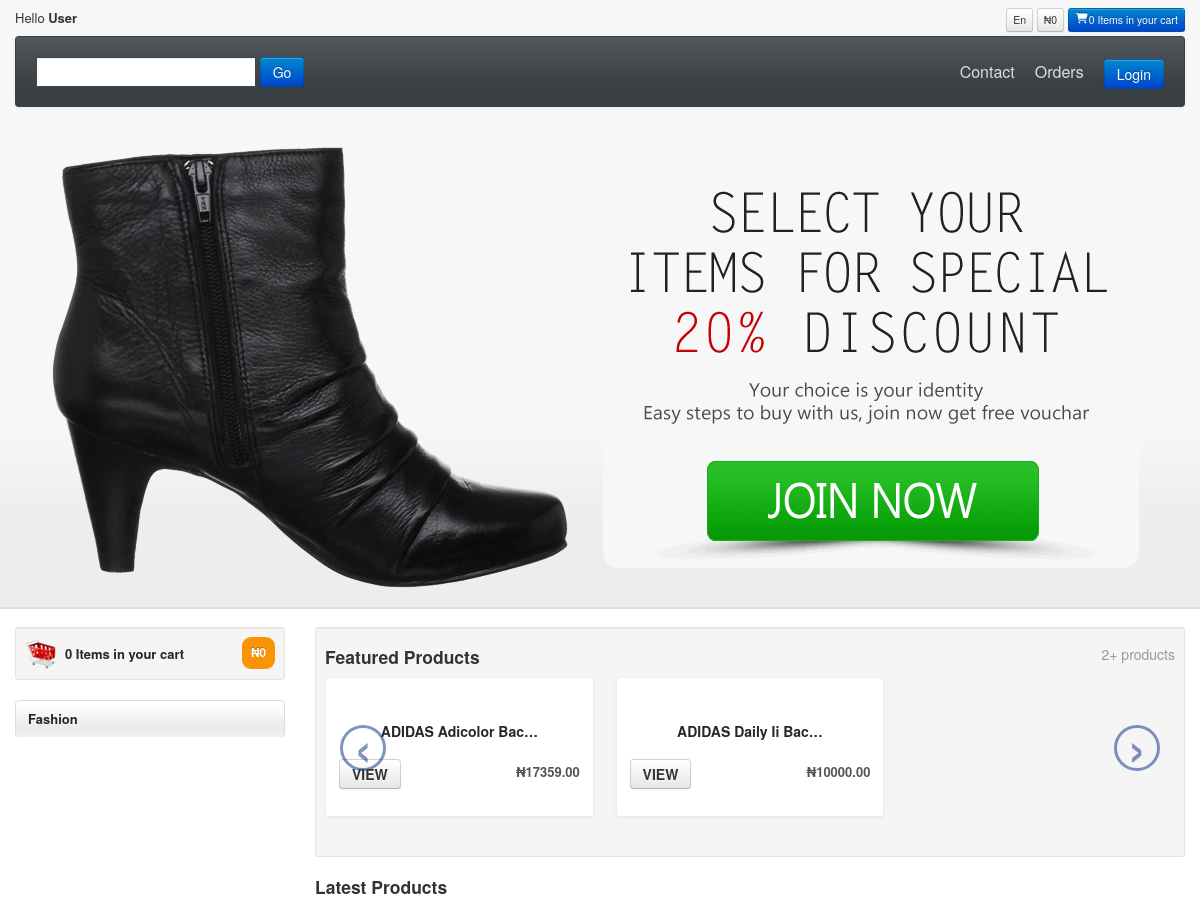
Page /fashion/ (upper part) on the earlier database version.
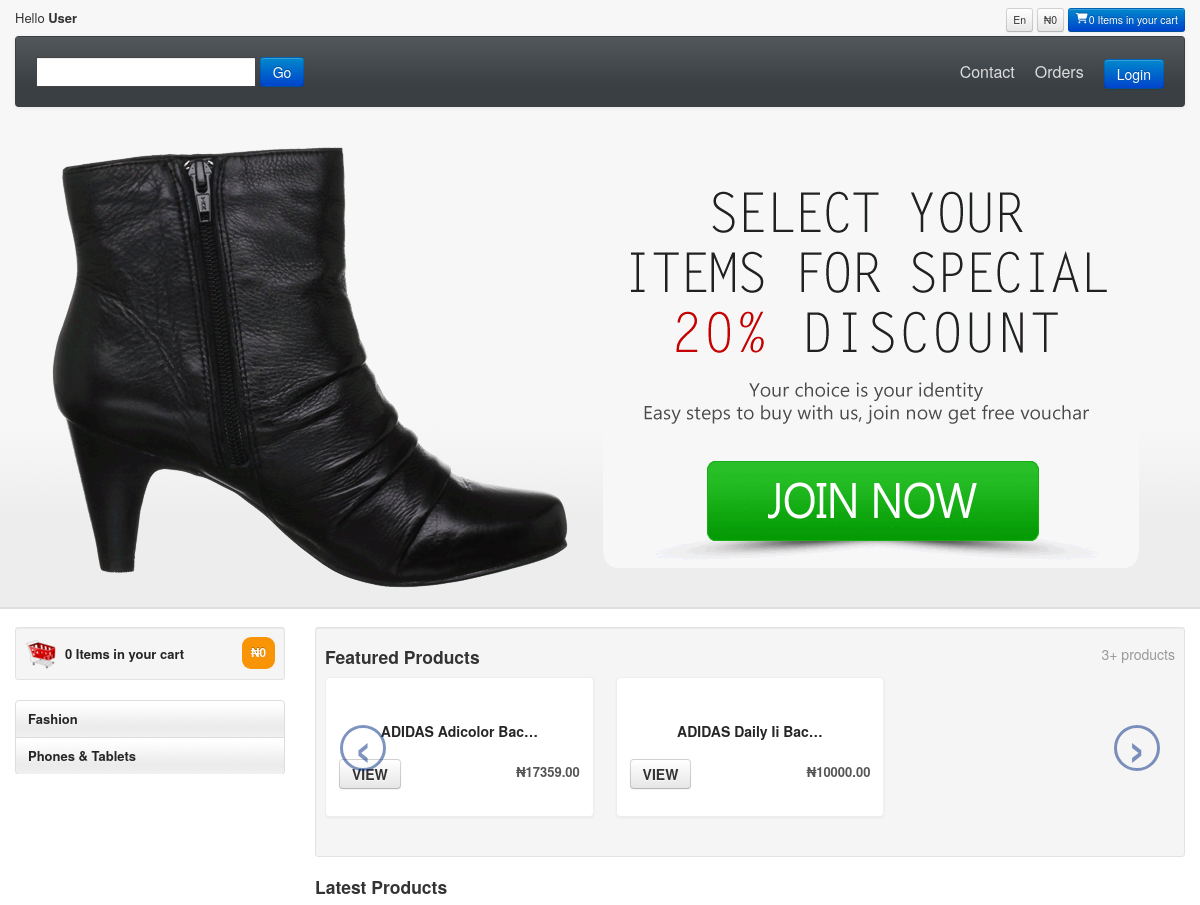
Same page on the later database version.
### shop/models.py (models this page shows, shortened)
class Category(models.Model):
    name = models.CharField(max_length=200)
    slug = models.SlugField(max_length=200,
                            unique=True)
    class Meta:
        ordering = ['name']
        indexes = [
            models.Index(fields=['name']),
        ]
        verbose_name = 'category'
        verbose_name_plural = 'categories'
    def get_absolute_url(self):
        return reverse('shop:product_list_by_category',
                       args=[self.slug])

class Product(models.Model):
    category = models.ForeignKey(Category,
                                 related_name='products',
                                 on_delete=models.CASCADE)
    subcategory = models.ForeignKey(SubCategory, on_delete=models.CASCADE, blank=True, null=True)
    supersubcategory = models.ForeignKey(SuperSubCategory, on_delete=models.CASCADE, blank=True, null=True)
    brand = models.CharField(max_length=150)
    name = models.CharField(max_length=200)
    slug = models.SlugField(max_length=200)
    image = models.ImageField(upload_to='products/%Y/%m/%d',
                              blank=True)
    other_images = models.ManyToManyField(MyProductImages)
    description = models.TextField(blank=True)
    specifications = RichTextField(blank=True, null=True)
    price = models.DecimalField(max_digits=10,
                                decimal_places=2)
    available = models.BooleanField(default=True)
    bestseller = models.BooleanField(default=False)
    created = models.DateTimeField(auto_now_add=True)
    updated = models.DateTimeField(auto_now=True)
    class Meta:
        ordering = ['name']
        indexes = [
            models.Index(fields=['id', 'slug']),
            models.Index(fields=['name']),
            models.Index(fields=['-created']),
        ]
    def get_absolute_url(self):
        return reverse('shop:product_detail',   # You changed this from shop:product_detail to shop:product_detail_2
                       args=[self.id, self.slug])

### shop/views.py (the view)
# urls.py: path('', views.product_list, name='product_list'),
def product_list(request, category_slug=None):
    category = None
    categories = Category.objects.all()
    products = Product.objects.filter(available=True)
    total = len(products)
    if category_slug:
        category = get_object_or_404(Category, slug=category_slug)
        products = products.filter(category=category)
    return render(request,
                  'shop/store/home.html',
                  {'category': category,
                   'categories': categories,
                   'products': products,
                   'total': total})

### cart/cart.py (called while the page is built)
    def __len__(self):
        return sum(item['quantity'] for item in self.cart.values())

    def get_total_price(self):
        return sum(Decimal(item['price']) * item['quantity'] for item in self.cart.values())

### cart/context_processors.py (called while the page is built)
def cart(request):
    return {'cart': Cart(request)}

### shop/templates/shop/store/home.html (shortened to what this page needs)
{% load static %}
<!DOCTYPE html>
<html lang="en">
  <head>
    <link id="callCss" rel="stylesheet" href="{% static 'shop/new/themes/bootshop/bootstrap.min.css' %}" media="screen"/>
    <link href="{% static 'shop/new/themes/css/base.css' %}" rel="stylesheet" media="screen"/>
	<link href="{% static 'shop/new/themes/css/bootstrap-responsive.min.css' %}" rel="stylesheet"/>
	<link href="{% static 'shop/new/themes/css/font-awesome.css' %}" rel="stylesheet" type="text/css">
	<link href="{% static 'shop/new/themes/js/google-code-prettify/prettify.css' %}" rel="stylesheet"/>
  </head>
<body>
<div id="header">
<div class="container">
<div id="welcomeLine" class="row">
	{% if user.is_authenticated %}
	<div class="span6">Hello <strong>{{ user.username.title }}</strong></div>
	{% else %}
	<div class="span6">Hello <strong>User</strong></div>
	{% endif %}
	<div class="span6">
	<div class="pull-right">
		<span class="btn btn-mini">En</span>
		<span class="btn btn-mini"><span>&#8358;</span>{{ cart.get_total_price }}</span>
		{% with total_items=cart|length %}
          {% if total_items > 0 %}
            <!-- <a href="{% url 'cart:cart_detail' %}">
              {{ total_items }} item{{ total_items|pluralize }},
              <span>&#8358;</span>{{ cart.get_total_price }}
            </a> -->
			<a href="{% url 'cart:cart_detail_2' %}"><span class="btn btn-mini btn-primary"><i class="icon-shopping-cart icon-white"></i>{{ total_items }} Item(s) in your cart </span> </a>
          {% elif not order %}
			<a href="product_summary.html"><span class="btn btn-mini btn-primary"><i class="icon-shopping-cart icon-white"></i>0 Items in your cart </span> </a>
          {% endif %}
        {% endwith %}
	</div>
	</div>
</div>
<div id="logoArea" class="navbar">
  <div class="navbar-inner">
		<form  class="form-inline navbar-search" method="get" action="{% url 'shop:search_results' %}" >
		<input name="q" class="srchTxt" type="text" />
		  <button type="submit" id="submitButton" class="btn btn-primary">Go</button>
    </form>
    <ul id="topMenu" class="nav pull-right">
	 <li class=""><a href="{% url 'shop:contact' %}">Contact</a></li>
	 <li><a href="{% url 'orders:order-history' %}">Orders</a></li>
	 <li class="">
		{% if user.is_authenticated %}
		<a href="{% url 'logout' %}" role="button" data-toggle="modal" style="padding-right:0"><span class="btn btn-md btn-primary">Logout</span></a>
	 {% else %}
	 <a href="{% url 'login' %}" role="button" data-toggle="modal" style="padding-right:0"><span class="btn btn-md btn-primary">Login</span></a>
	 {% endif %}
	</li>
    </ul>
  </div>
</div>
</div>
</div>
<div id="carouselBlk">
	<div id="myCarousel" class="carousel slide">
		<div class="carousel-inner">
		  <div class="item active">
		  <div class="container">
			<a href="register.html"><img style="width:100%" src="{% static 'shop/new/themes/images/carousel/1.png' %}" alt="special offers"/></a>
		  </div>
		  </div>
		</div>
	  </div>
</div>
<div id="mainBody">
	<div class="container">
	<div class="row">
	<div id="sidebar" class="span3">
		{% with total_items=cart|length %}
          {% if total_items > 0 %}
            <!-- <a href="{% url 'cart:cart_detail' %}">
              {{ total_items }} item{{ total_items|pluralize }},
              <span>&#8358;</span>{{ cart.get_total_price }}
            </a> -->
			<div class="well well-small"><a id="myCart" href="{% url 'cart:cart_detail_2' %}"><img src="{% static 'shop/new/themes/images/ico-cart.png' %}" alt="cart">{{ total_items }} Items in your cart  <span class="badge badge-warning pull-right"></a></div>
          {% elif not order %}
			<div class="well well-small"><a id="myCart" href=""><img src="{% static 'shop/new/themes/images/ico-cart.png' %}" alt="cart">0 Items in your cart  <span class="badge badge-warning pull-right"><span>&#8358;</span>0</span></a></div>
          {% endif %}
        {% endwith %}
		<ul id="sideManu" class="nav nav-tabs nav-stacked">
	  {% for c in categories %}
			<li {% if category.slug == c.slug %} class="subMenu open" {% endif %}><a>{{ c.name }}</a>
			</li>
			{% endfor %}
		</ul>
		<br/>
	</div>
		<div class="span9">
			<div class="well well-small">
			<h4>Featured Products <small class="pull-right">{{ total}}+ products </small></h4>
			<div class="row-fluid">
			<div id="featured" class="carousel slide">
			<div class="carousel-inner">
			  <div class="item active">
			  <ul class="thumbnails">
				{% for product in products %}
				<li class="span4">
				  <div class="thumbnail">
					<a href="{{ product.get_absolute_url }}"><img src="{{ product.image.url }}" alt=""></a>
					<div class="caption">
					  <a href="{{ product.get_absolute_url }}"><h5>{{ product.name|truncatechars:20 }}</h5></a>
					  <h4><a class="btn" href="{{ product.get_absolute_url }}">VIEW</a> <span class="pull-right" style="font-size: small;"><span>&#8358;</span>{{ product.price }}</span></h4>
					</div>
				  </div>
				</li>
				{% endfor %}
			  </ul>
			  </div>
			  </div>
			  <a class="left carousel-control" href="#featured" data-slide="prev">‹</a>
			  <a class="right carousel-control" href="#featured" data-slide="next">›</a>
			  </div>
			  </div>
		</div>
		<h4>Latest Products </h4>
		</div>
		</div>
	</div>
</div>
</body>
</html>

### shop/static/shop/new/themes/css/base.css (style rules this page uses)
#mainBody { border-top:2px solid #dedede; padding-top: 18px; }
#carouselBlk,#header { background: url(../images/headerRepeat.png) repeat-x 0 0 #f7f7f7; }
#logoArea, #logoArea a { line-height:49px; }
#logoArea .btn, #logoArea .btn-group { margin-top: 0; }
#welcomeLine { padding: 8px 0 4px }
#myCart img { float:left; margin-right:8px; }
#myCart .badge { padding: 9px; }
#myCart { font-size: 13px;font-weight: bold; line-height: 33px; }
#sidebar ul { list-style: none;padding: 0;margin: 0;width: 100%; }
#sidebar li a { font-weight:bold; background:url(../images/tabRepeatInactive.png) repeat-x 0 0; color:#262626; }
.thumbnail>a { display:block; text-align:center }
.thumbnail h5,.thumbnail p { text-align:center }
#myCarousel { text-align:center; margin-bottom:0 }
.navbar-search .srchTxt { border-radius: 0;border: 1px solid #444; }
[class^="icon-"], [class*=" icon-"] { background-image: none; }
.navbar .nav > li > a { padding:10px;color: #DDD;text-shadow: none;font-size: 16px; }
#logoArea, #logoArea a { outline:none; }
.navbar .nav.pull-right, #sideManu { overflow:hidden; }
.navbar-search { margin-top: 8px; }

Differences in the rows shown:
added Category: name "Phones & Tablets"
Other differences:
{{ total }}: "2" → "3"
